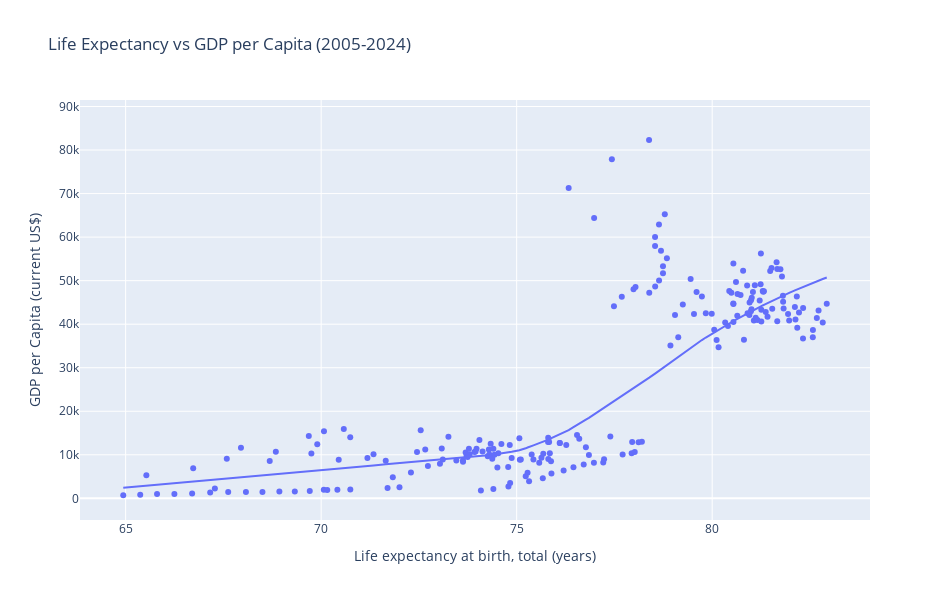

Notebook code cell kept with this figure:
### Markdown cell above
It looks as though the distribution is fairly uniform for all the countries asides from South Africa. In order to get a clean comparison of life expectancy and GDP per capita, it would be best to drop South Africa from the final chart as the results may be skewed and uneven if we keep it.

### Code cell
dl=dl[dl["Country Name"]!="South Africa"]
fig=px.scatter(dl, x='Life expectancy at birth, total (years)', y='GDP per capita (current US$)', trendline='lowess', hover_data=['Country Name', 'Year'], 
                  title='Life Expectancy vs GDP per Capita (2005-2024)')
fig.update_layout(xaxis_title='Life expectancy at birth, total (years)', yaxis_title='GDP per Capita (current US$)', width=950, height=600)
fig

### Figure 1 — Plotly figure (JSON) as saved in the notebook; plotly's stock layout.template omitted (floating-point values rounded to 4 significant figures; data arrays with more than 128 entries replaced by an {"elided": "..."} marker saying what was removed)
{"data": [{"customdata": {"elided": "220x2 str values"}, "hovertemplate": "Life expectancy at birth, total (years)=%{x}<br>GDP per capita (current US$)=%{y}<br>Country Name=%{customdata[0]}<br>Year=%{customdata[1]}<extra></extra>", "legendgroup": "", "marker": {"color": "#636efa", "symbol": "circle"}, "mode": "markers", "name": "", "orientation": "v", "showlegend": false, "type": "scatter", "x": {"elided": "220 float values"}, "xaxis": "x", "y": {"elided": "220 float values"}, "yaxis": "y"}, {"hovertemplate": "<b>LOWESS trendline</b><br><br>Life expectancy at birth, total (years)=%{x}<br>GDP per capita (current US$)=%{y} <b>(trend)</b><extra></extra>", "legendgroup": "", "marker": {"color": "#636efa", "symbol": "circle"}, "mode": "lines", "name": "", "showlegend": false, "type": "scatter", "x": {"elided": "209 float values"}, "xaxis": "x", "y": {"elided": "209 float values"}, "yaxis": "y"}], "layout": {"height": 600, "legend": {"tracegroupgap": 0}, "title": {"text": "Life Expectancy vs GDP per Capita (2005-2024)"}, "width": 950, "xaxis": {"anchor": "y", "autorange": true, "domain": [0, 1], "range": [63.83, 84.04], "title": {"text": "Life expectancy at birth, total (years)"}, "type": "linear"}, "yaxis": {"anchor": "x", "autorange": true, "domain": [0, 1], "range": [-4974.0, 91490.0], "title": {"text": "GDP per Capita (current US$)"}, "type": "linear"}}}
